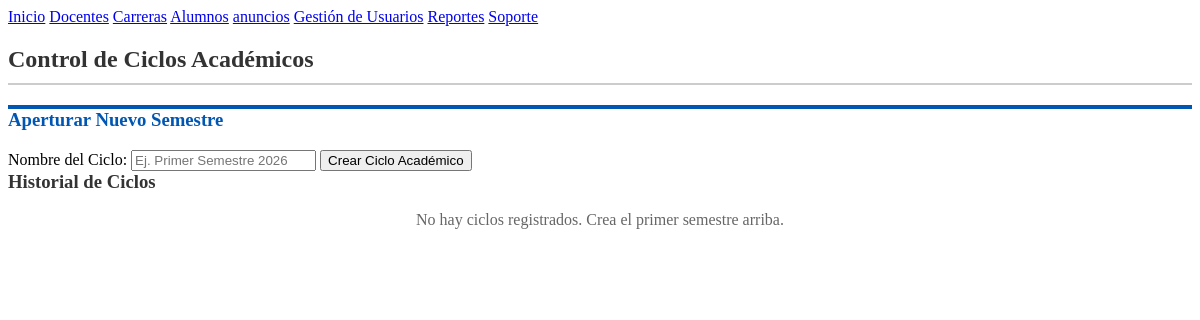
Before: /Administrativo/ciclo_aca.php with the older database file.
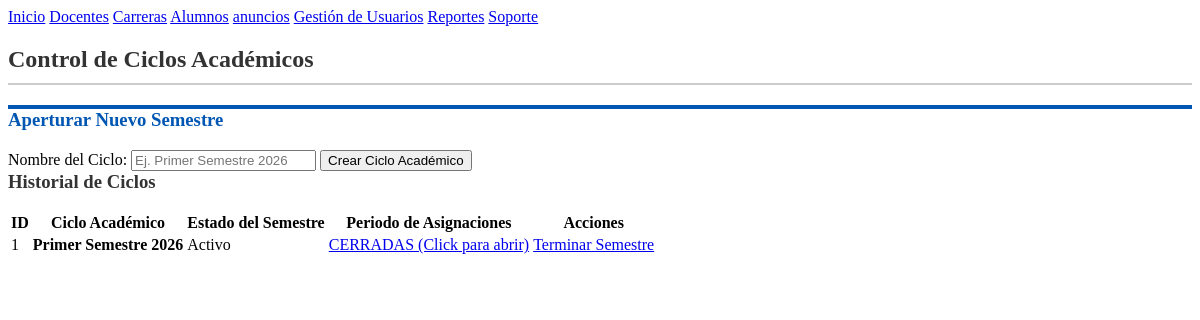
After: the same page with the newer database file.
### tables this page shows
CREATE TABLE IF NOT EXISTS `ciclos_academicos` (
  `id_ciclo` int NOT NULL AUTO_INCREMENT,
  `nombre_ciclo` varchar(50) NOT NULL,
  `estado` enum('Activo','Cerrado') DEFAULT 'Activo',
  `asignaciones_abiertas` tinyint(1) DEFAULT '0',
  PRIMARY KEY (`id_ciclo`)
);

### Administrativo/procesar_ciclo.php (called while the page is built, shortened)
<?php
require '../conexion.php';
try {
    $stmt_ciclos = $conexion->query("SELECT * FROM ciclos_academicos ORDER BY id_ciclo DESC");
    $lista_ciclos = $stmt_ciclos->fetchAll(PDO::FETCH_ASSOC);
} catch(PDOException $e) {
    $mensaje_error = "Error al cargar ciclos: " . $e->getMessage();
}
?>

### Administrativo/ciclo_aca.php (the view, shortened to what this page needs)
<?php
require 'procesar_ciclo.php';
?>
<!DOCTYPE html>
<html lang="es">
<head>
</head>
<body>
        <?php
        require 'encabezado.php';
        ?>
<div class="contenedor">
    <h2 style="color: #333; border-bottom: 2px solid #ccc; padding-bottom: 10px;">Control de Ciclos Académicos</h2>
    <div class="caja" style="border-top: 4px solid #0056b3;">
        <h3 style="margin-top:0; color:#0056b3;">Aperturar Nuevo Semestre</h3>
        <form action="" method="POST">
            <label class="etiqueta">Nombre del Ciclo:</label>
            <input type="text" name="nombre_ciclo" placeholder="Ej. Primer Semestre 2026" required>
            <button type="submit" name="crear_ciclo" class="btn-crear">Crear Ciclo Académico</button>
        </form>
    </div>
    <div class="caja">
        <h3 style="margin-top:0; color:#333;">Historial de Ciclos</h3>
        <?php if (count($lista_ciclos) > 0): ?>
            <table>
                <thead>
                    <tr>
                        <th>ID</th>
                        <th>Ciclo Académico</th>
                        <th>Estado del Semestre</th>
                        <th>Periodo de Asignaciones</th>
                        <th>Acciones</th>
                    </tr>
                </thead>
                <tbody>
                    <?php foreach ($lista_ciclos as $ciclo): ?>
                        <tr>
                            <td><?= $ciclo['id_ciclo'] ?></td>
                            <td><strong><?= htmlspecialchars($ciclo['nombre_ciclo']) ?></strong></td>
                            <td>
                                <?php if($ciclo['estado'] == 'Activo'): ?>
                                    <span class="estado-activo">Activo</span>
                                <?php else: ?>
                                    <span class="estado-cerrado">Cerrado</span>
                                <?php endif; ?>
                            </td>
                            <td>
                                <?php if($ciclo['estado'] == 'Activo'): ?>
                                    <?php if($ciclo['asignaciones_abiertas'] == 1): ?>
                                        <a href="?accion=toggle_asignacion&id=<?= $ciclo['id_ciclo'] ?>&estado_actual=1" class="btn-switch-on">ABIERTAS (Click para cerrar)</a>
                                    <?php else: ?>
                                        <a href="?accion=toggle_asignacion&id=<?= $ciclo['id_ciclo'] ?>&estado_actual=0" class="btn-switch-off">CERRADAS (Click para abrir)</a>
                                    <?php endif; ?>
                                <?php else: ?>
                                    <span style="color: #888; font-size: 13px;">No disponible (Semestre cerrado)</span>
                                <?php endif; ?>
                            </td>
                            <td>
                                <?php if($ciclo['estado'] == 'Activo'): ?>
                                    <a href="?accion=cerrar_ciclo&id=<?= $ciclo['id_ciclo'] ?>" class="btn-cerrar-ciclo" onclick="return confirm('¿Estás seguro de cerrar este semestre? Las notas quedarán congeladas y no se podrá reabrir.');">Terminar Semestre</a>
                                <?php else: ?>
                                    <span style="color: #aaa;">Sin acciones</span>
                                <?php endif; ?>
                            </td>
                        </tr>
                    <?php endforeach; ?>
                </tbody>
            </table>
        <?php else: ?>
            <p style="color: #666; text-align: center;">No hay ciclos registrados. Crea el primer semestre arriba.</p>
        <?php endif; ?>
    </div>
</div>
</body>
</html>

Changed rows visible on the page:
added ciclos_academicos: id_ciclo "1", nombre_ciclo "Primer Semestre 2026", estado "Activo"
Other visible differences:
text no longer shown: "No hay ciclos registrados. Crea el primer semestre arriba."
text now shown: "ID Ciclo Académico Estado del Semestre Periodo de Asignaciones Acciones"
